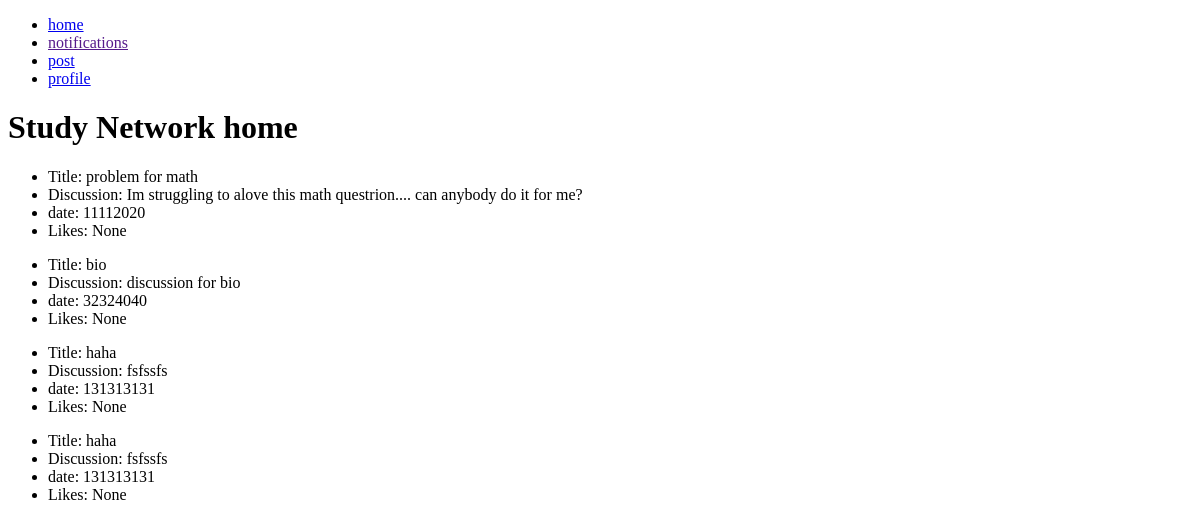
Before: / with the older database file.
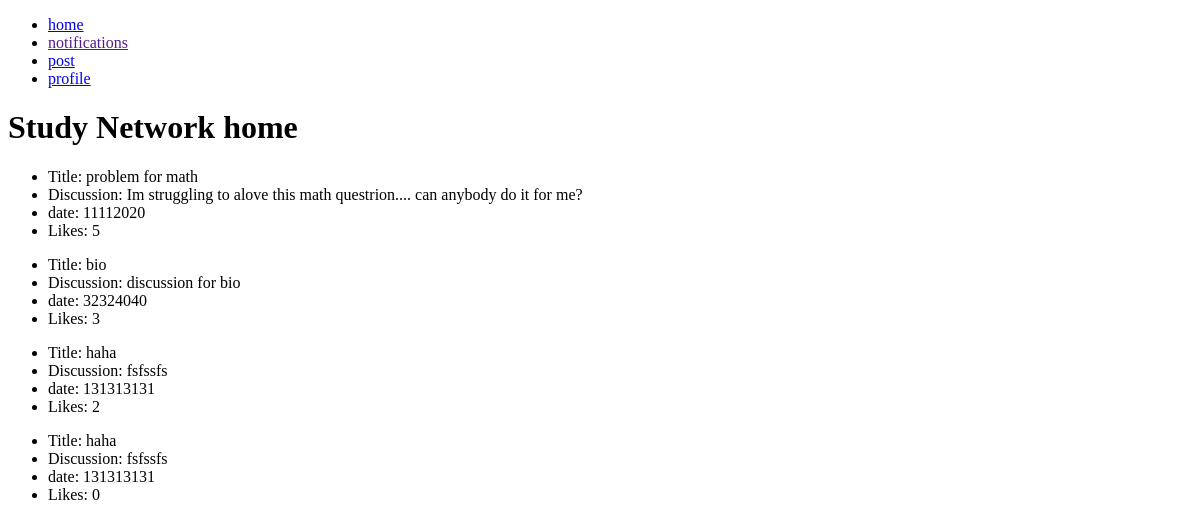
After: the same page with the newer database file.
### models.py (models this page shows)
class Post(db.Model):
    __tablename__ = 'Post'
    id = db.Column(db.Integer, primary_key=True)
    title = db.Column(db.Text)
    discussion = db.Column(db.Text)
    date = db.Column(db.Integer)
    likes = db.Column(db.Integer)
    users_post = db.relationship('User', secondary=PostUser, back_populates='posts_user')
    replies_post = db.relationship('Reply', secondary=PostReply, back_populates='posts_reply')
    categories_post = db.relationship('Categories', secondary=PostCategory, back_populates='posts_category')

### main.py (the view)
@app.route('/')
def home():
    post = models.Post.query.all()
    return render_template('home.html', post=post, title='home')

### templates/home.html
{% extends 'layout.html' %}
{% block content %}
<h1>Study Network home</h1>
{% for posts in post %}
<ul>
    <li>Title: {{ posts.title }}</li>
    <li>Discussion: {{ posts.discussion}}</li>
    <li>date: {{ posts.date }}</li>
    <li>Likes: {{ posts.likes }}</li>
</ul>
{% endfor %}
{% endblock %}

### templates/layout.html (shortened to what this page needs)
<!DOCTYPE html>
<html>
    <head>
        <link rel="stylesheet" href="/static/css/style.css">
    </head>
    <body>
        {% include 'nav.html' %}
        {% block content %}{% endblock %}
    </body>
</html>

### templates/nav.html
<nav>
<ul>
    <li><a href="/">home</a></li>
    <li><a href="">notifications</a></li>
    <li><a href="post.html">post</a></li>
    <li><a href="profile.html">profile</a></li>
</ul>
</nav>

### static/css/style.css (style rules this page uses)
nav { display: block; width: 100px; }

Changed rows visible on the page:
changed Post "problem for math": likes "None" → "5"
changed Post "bio": likes "None" → "3"
changed Post (number 3 of 4 on the later page): likes "None" → "2"
changed Post (number 4 of 4 on the later page): likes "None" → "0"
